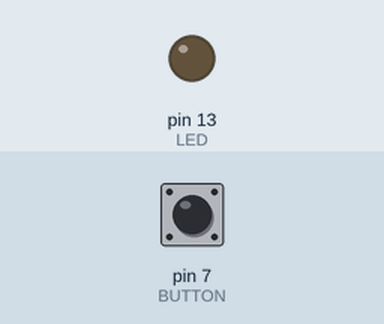
This sketch was run on a simulated Arduino Uno, built with avr-gcc and run on an emulated ATmega328P. Parts: output pins drawn as LEDs (lit = HIGH). Inputs (shaded band) come from the test bench; at power-on: pin 7 (BUTTON) LOW.

Above: at 1.2 s.
1.3 s: pin 7 (BUTTON) pulled HIGH for 0.15 s
At 2.4 s:
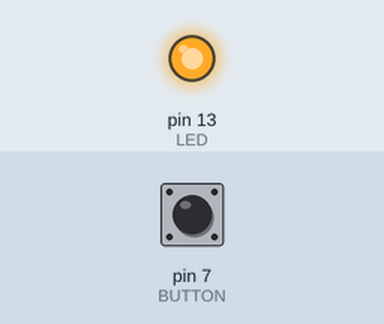
2.9 s: pin 7 (BUTTON) pulled HIGH for 1 s
At 3.6 s:
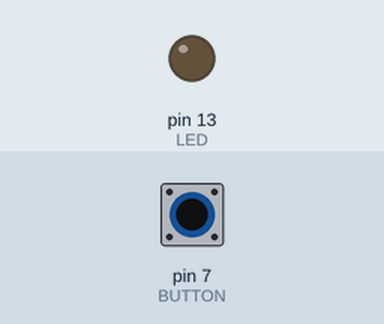
5.4 s: pin 7 (BUTTON) pulled HIGH for 3.2 s
At 6.7 s:
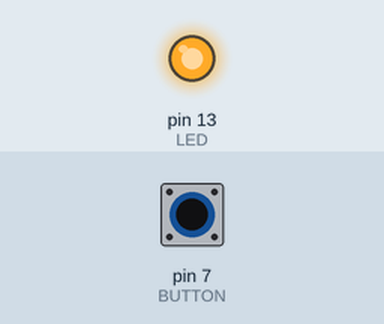
Timing chart, 0 to 8.4 s (numbered marks = the images above; inputs shaded):
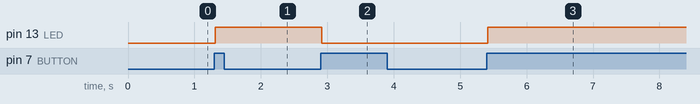

The sketch:

LED_TOGGLE.ino
```cpp
const int LED =13;//led connected to digital pin 13
const int BUTTON=7;//button connected to digital pin 7
int val = 0; //initial state of the input(not constant)
int old_val=0;//stores the previous val
int state=0; //will change meaning 1 is on 0 is off
void setup() {
  // put your setup code here, to run once:
pinMode(LED,OUTPUT); //set the digital pin as output
pinMode(BUTTON,INPUT);//digital pin is input
}

void loop() {
   // put your main code here, to run repeatedly:
 val=digitalRead(BUTTON);//read input value
 if ((val==HIGH)&&(old_val==LOW)){
  delay(15);
  state =1-state;
 }
 old_val=val;//val is now old this stores it
 if(state==1){
  digitalWrite(LED,HIGH);//TURN LED ON
 }else{
  digitalWrite(LED,LOW);
 }
}
```

Measured:
- after the input at 1.3 s, pin 13 (LED): LOW → HIGH at once
- after the input at 2.9 s, pin 13 (LED): HIGH → LOW at once
- after the input at 5.4 s, pin 13 (LED): LOW → HIGH at once
